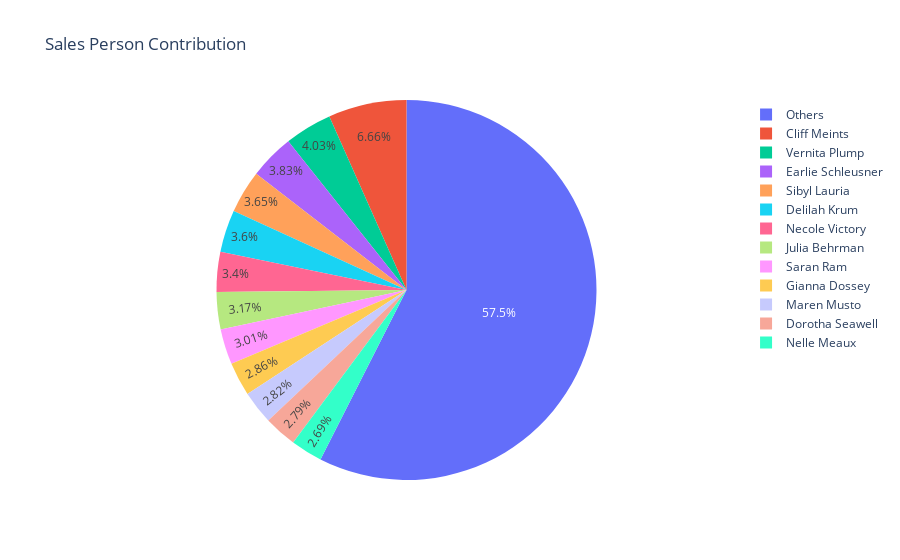

The notebook cell saved with this chart:
### Code cell
sales_rep_comp_sorted = sales_rep_comp.sort_values(by='total_amt_usd', ascending=False)
top_sales_reps = sales_rep_comp_sorted[:12]
other_sales = sales_rep_comp_sorted[top_n:].sum(numeric_only=True) 
other_sales['rep_name'] = 'Others'

final_sales_rep_comp = pd.concat([top_sales_reps, pd.DataFrame([other_sales])])

fig = px.pie(final_sales_rep_comp, values='total_amt_usd', names='rep_name', title='Sales Person Contribution')

fig.show()

### Figure 1 — Plotly figure (JSON) as saved in the notebook; plotly's stock layout.template omitted (floating-point values rounded to 4 significant figures)
{"data": [{"domain": {"x": [0, 1], "y": [0, 1]}, "hovertemplate": "rep_name=%{label}<br>total_amt_usd=%{value}<extra></extra>", "labels": ["Cliff Meints", "Vernita Plump", "Earlie Schleusner", "Sibyl Lauria", "Delilah Krum", "Necole Victory", "Julia Behrman", "Saran Ram", "Gianna Dossey", "Maren Musto", "Dorotha Seawell", "Nelle Meaux", "Others"], "legendgroup": "", "name": "", "showlegend": true, "type": "pie", "values": [68020.0, 41200.0, 39120.0, 37330.0, 36810.0, 34690.0, 32340.0, 30750.0, 29251, 28840.0, 28540.0, 27510.0, 587200.0]}], "layout": {"autosize": true, "legend": {"tracegroupgap": 0}, "title": {"text": "Sales Person Contribution"}}}
